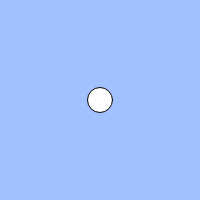
Frame 1 (no input)
Frame 60 (no input): identical to frame 1, image omitted
Frame 120 (the mouse pressed at the canvas centre since frame 60): identical to frame 1, image omitted

The p5.js sketch that drew this single still picture (run headless with seeded random() and noise() and a simulated clock; from frame 60 on, the mouse is pressed at the canvas centre):

// p5.js sketch
// ── sketch.js
// 練習問題「心臓の鼓動のように大きくなったり小さくなったりする円」
let count;
let cycle;
let size;

function setup(){
  createCanvas(200, 200);
  count = 0;
  cycle = 100;
  size = 25;
}

function draw(){
  background(160, 192, 255);
  count = (count + 1) % cycle;
  if(count<50){
    noStroke();
   fill(255,0,0);
   size=size+1
  ellipse(width / 2, height / 2, size);
}
  else{
    size=size-1
    ellipse(width/2, height/ 2, size);
  }
}

function draw(){
  background(160, 192, 255);
  ellipse(width/2, height/2, size)
}
